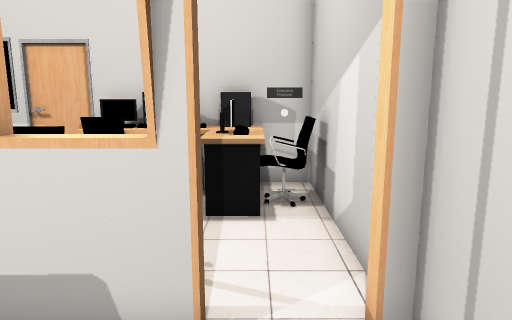
View 1 (above)

12 first-person views from a walk through a scene from a Unity 3-D project. The camera is 1.4 m above the floor, tilts 10° down and sees 70° across. The floor is counted in squares, 0.5 m on a side. Each view is taken from the middle of a square. On the plan, view 1 faces up. The plan holds only what a view shows up to about 20 squares ahead; the rest is blank. The place goes on beyond the plan. Some surface patterns are stand-ins.

View 2
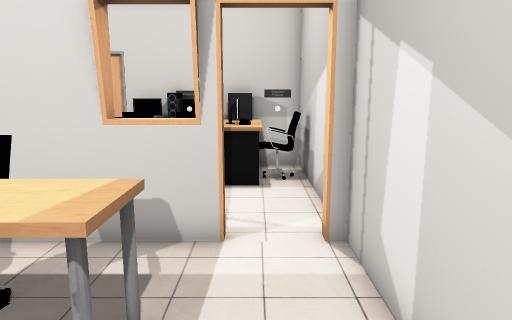

View 3
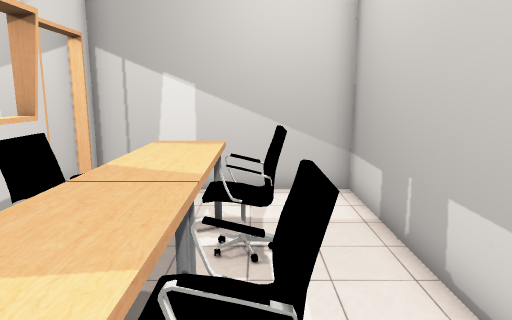

View 4
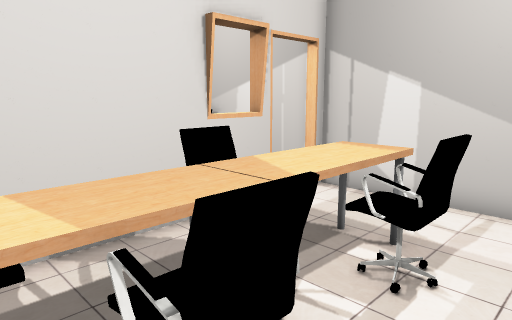

View 5
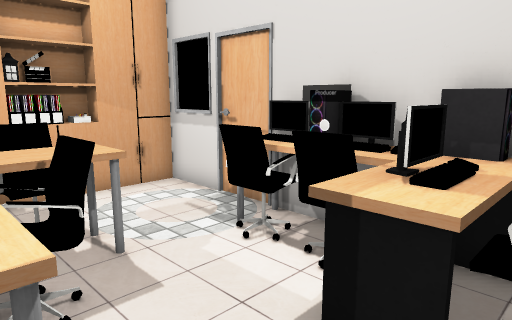

View 6
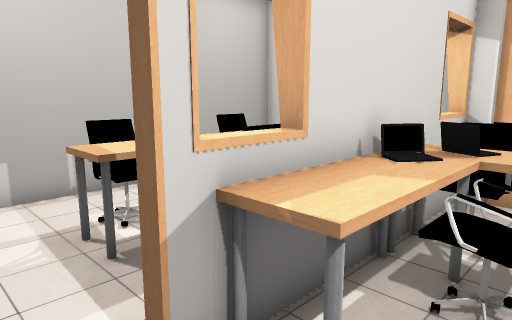

View 7
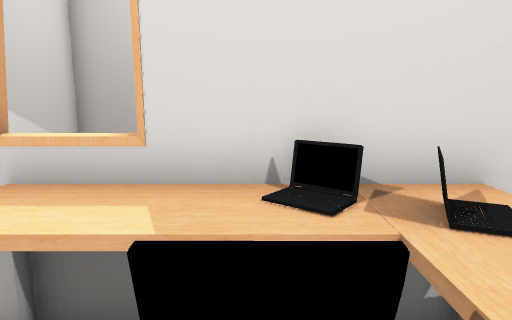

View 8
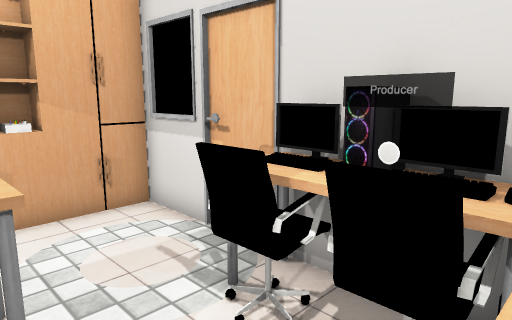

View 9
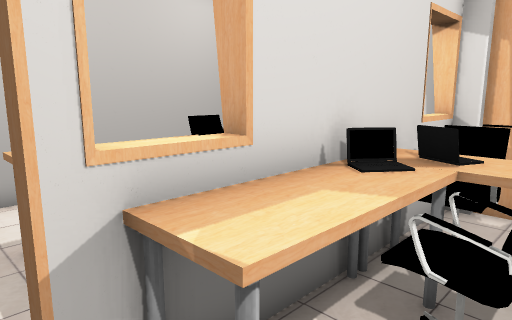

View 10
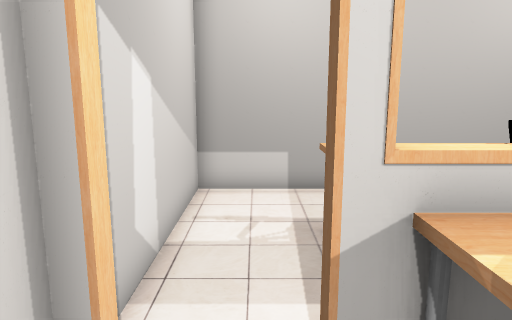

View 11
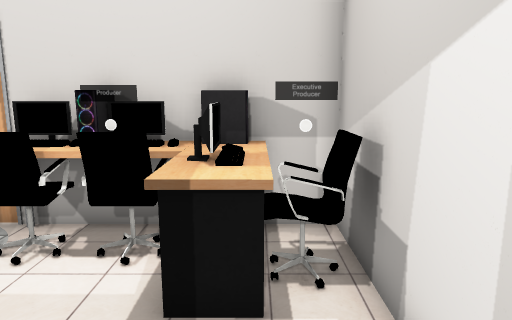

View 12
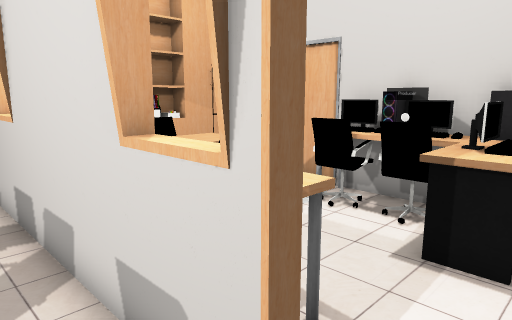

### Floor plan
Key: @ floor where view 1 was taken; # wall or solid block; . floor; = window, fence, low wall or low ledge; ^ raised ledge; C computer; O other object.
Columns run from 10 left of view 1 to 2 right of it. Each row starts with its distance up from view 1.
 12     #########
 11  #####O#OC^.#
 10  #...O^#O^O^#
  9  #...  . #OO#
  8  #. ^....^^.#
  7   ##^^=.....#
  6   #=O^^^....#
  5   ##OOO^^^..#
  4   ##^^^^=#..#
  3         ....#
  2     .##=....#
  1    ^^^^^^...#
  0   ^^^^^^^.@.#
 -1  . ^....^...#
 -2    ==..= ...#
 -3   .  .......#
 -4 #############

Positions as (right, up) in squares from view 1, and headings:
1: (0, 0), facing up
2: (0, -3), facing up
3: (-9, -1), facing right
4: (-8, -3), facing up-right
5: (1, 5), facing up-left
6: (1, 7), facing down-left
7: (-4, 8), facing down
8: (-1, 7), facing up-left
9: (0, 7), facing down-left
10: (0, 7), facing down
11: (0, 4), facing up
12: (1, 2), facing up-left
